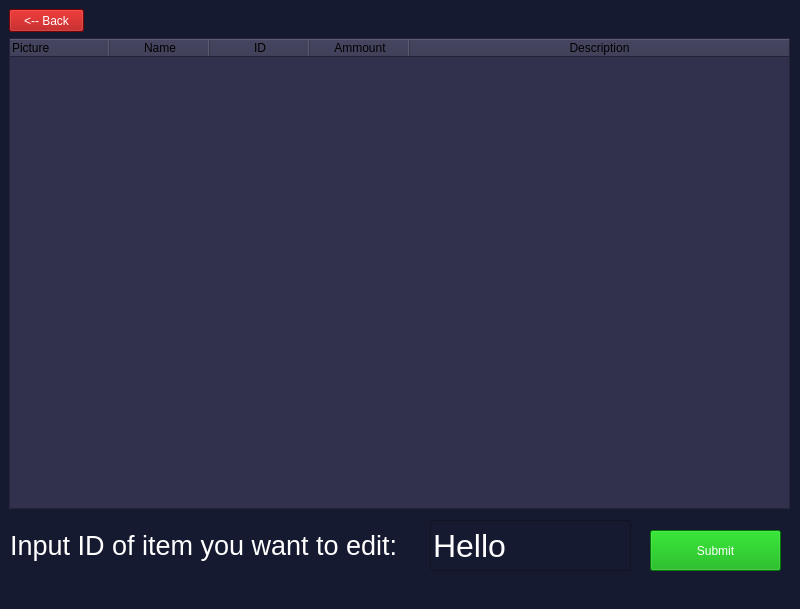
<?xml version="1.0" encoding="UTF-8"?>
<ui version="4.0">
 <class>edit_screen</class>
 <widget class="QMainWindow" name="edit_screen">
  <property name="geometry">
   <rect>
    <x>0</x>
    <y>0</y>
    <width>800</width>
    <height>609</height>
   </rect>
  </property>
  <property name="sizePolicy">
   <sizepolicy hsizetype="Fixed" vsizetype="Fixed">
    <horstretch>0</horstretch>
    <verstretch>0</verstretch>
   </sizepolicy>
  </property>
  <property name="font">
   <font>
    <family>Impact</family>
   </font>
  </property>
  <property name="cursor">
   <cursorShape>ArrowCursor</cursorShape>
  </property>
  <property name="windowTitle">
   <string>MainWindow</string>
  </property>
  <property name="styleSheet">
   <string notr="true">background-color: rgb(22, 26, 48);</string>
  </property>
  <widget class="QWidget" name="centralwidget">
   <widget class="QPushButton" name="back_button">
    <property name="geometry">
     <rect>
      <x>9</x>
      <y>9</y>
      <width>75</width>
      <height>23</height>
     </rect>
    </property>
    <property name="styleSheet">
     <string notr="true">color: rgb(255, 255, 255);
background-color: rgb(170, 0, 0);</string>
    </property>
    <property name="text">
     <string>&lt;-- Back</string>
    </property>
   </widget>
   <widget class="QTableWidget" name="search_table">
    <property name="geometry">
     <rect>
      <x>9</x>
      <y>38</y>
      <width>781</width>
      <height>471</height>
     </rect>
    </property>
    <property name="styleSheet">
     <string notr="true">color: rgb(255, 255, 255);
font: 13pt &quot;Arial&quot;;
background-color: rgb(49, 48, 77);


alternate-background-color: rgb(127, 255, 120);</string>
    </property>
    <property name="lineWidth">
     <number>1</number>
    </property>
    <property name="sizeAdjustPolicy">
     <enum>QAbstractScrollArea::AdjustIgnored</enum>
    </property>
    <property name="iconSize">
     <size>
      <width>50</width>
      <height>50</height>
     </size>
    </property>
    <property name="verticalScrollMode">
     <enum>QAbstractItemView::ScrollPerItem</enum>
    </property>
    <property name="showGrid">
     <bool>true</bool>
    </property>
    <property name="sortingEnabled">
     <bool>false</bool>
    </property>
    <property name="columnCount">
     <number>5</number>
    </property>
    <attribute name="horizontalHeaderCascadingSectionResizes">
     <bool>false</bool>
    </attribute>
    <attribute name="horizontalHeaderDefaultSectionSize">
     <number>100</number>
    </attribute>
    <attribute name="horizontalHeaderMinimumSectionSize">
     <number>20</number>
    </attribute>
    <attribute name="horizontalHeaderShowSortIndicator" stdset="0">
     <bool>false</bool>
    </attribute>
    <attribute name="horizontalHeaderStretchLastSection">
     <bool>true</bool>
    </attribute>
    <attribute name="verticalHeaderCascadingSectionResizes">
     <bool>false</bool>
    </attribute>
    <attribute name="verticalHeaderDefaultSectionSize">
     <number>100</number>
    </attribute>
    <attribute name="verticalHeaderMinimumSectionSize">
     <number>100</number>
    </attribute>
    <attribute name="verticalHeaderShowSortIndicator" stdset="0">
     <bool>false</bool>
    </attribute>
    <column>
     <property name="text">
      <string>Picture</string>
     </property>
     <property name="textAlignment">
      <set>AlignLeading|AlignVCenter</set>
     </property>
     <property name="foreground">
      <brush brushstyle="SolidPattern">
       <color alpha="255">
        <red>0</red>
        <green>0</green>
        <blue>0</blue>
       </color>
      </brush>
     </property>
    </column>
    <column>
     <property name="text">
      <string>Name</string>
     </property>
     <property name="foreground">
      <brush brushstyle="SolidPattern">
       <color alpha="255">
        <red>0</red>
        <green>0</green>
        <blue>0</blue>
       </color>
      </brush>
     </property>
    </column>
    <column>
     <property name="text">
      <string>ID</string>
     </property>
     <property name="foreground">
      <brush brushstyle="SolidPattern">
       <color alpha="255">
        <red>0</red>
        <green>0</green>
        <blue>0</blue>
       </color>
      </brush>
     </property>
    </column>
    <column>
     <property name="text">
      <string>Ammount</string>
     </property>
     <property name="foreground">
      <brush brushstyle="SolidPattern">
       <color alpha="255">
        <red>0</red>
        <green>0</green>
        <blue>0</blue>
       </color>
      </brush>
     </property>
    </column>
    <column>
     <property name="text">
      <string>Description</string>
     </property>
     <property name="foreground">
      <brush brushstyle="SolidPattern">
       <color alpha="255">
        <red>0</red>
        <green>0</green>
        <blue>0</blue>
       </color>
      </brush>
     </property>
    </column>
   </widget>
   <widget class="QLineEdit" name="input_id_box">
    <property name="geometry">
     <rect>
      <x>430</x>
      <y>520</y>
      <width>201</width>
      <height>51</height>
     </rect>
    </property>
    <property name="font">
     <font>
      <pointsize>24</pointsize>
     </font>
    </property>
    <property name="layoutDirection">
     <enum>Qt::LeftToRight</enum>
    </property>
    <property name="styleSheet">
     <string notr="true">color: rgb(255, 255, 255);</string>
    </property>
    <property name="text">
     <string>Hello</string>
    </property>
   </widget>
   <widget class="QLabel" name="input_item_label">
    <property name="geometry">
     <rect>
      <x>10</x>
      <y>520</y>
      <width>411</width>
      <height>51</height>
     </rect>
    </property>
    <property name="font">
     <font>
      <pointsize>20</pointsize>
     </font>
    </property>
    <property name="styleSheet">
     <string notr="true">color: rgb(255, 255, 255);</string>
    </property>
    <property name="text">
     <string>Input ID of item you want to edit:</string>
    </property>
   </widget>
   <widget class="QPushButton" name="submit_button">
    <property name="geometry">
     <rect>
      <x>650</x>
      <y>530</y>
      <width>131</width>
      <height>41</height>
     </rect>
    </property>
    <property name="styleSheet">
     <string notr="true">color: rgb(255, 255, 255);
background-color: rgb(0, 170, 0);</string>
    </property>
    <property name="text">
     <string>Submit</string>
    </property>
   </widget>
  </widget>
  <widget class="QStatusBar" name="statusbar"/>
 </widget>
 <resources/>
 <connections/>
</ui>
